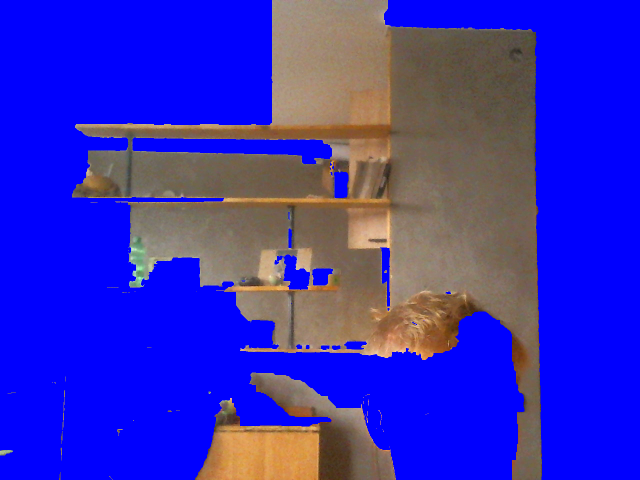
#> input picture CHB/photo.png.png, 1280 x 960 px, found by its file name (shown at 1/2 size); its folder holds only this picture in this run
$ python -i remove_bg.py   (imports and definitions only)
#> lines starting #> are read from the running program, lines starting #| are printed output that depends on the picture; after the words box and inside, x2 and y2 are one past the last pixel; in counts of white or black regions, pixels touching at a corner belong together
import argparse, cv2, os
import numpy as np
import _utils
from matplotlib import pyplot as plt
def remove_bg(image_name, in_path="img", out_path="out", main_rect_size=.02, fg_size=4, resize_to=500):
#> called with image_name = 'CHB/photo.png.png', in_path = 'img', out_path = 'out', main_rect_size = 0.02, fg_size = 4, resize_to = 500
    img = cv2.imread(in_path + '/' + image_name)
#> img is the input picture: shape (960, 1280, 3); mean B, G, R 187.2, 44.9, 54.4
    img = cv2.cvtColor(img, cv2.COLOR_BGR2RGB)

    # quantify colors
    # img = _utils.quantify_colors(img, 32, 10)

    img_height, img_width = img.shape[:2]
#> img_height = 960; img_width = 1280

    width = img_width
#> width = 1280
    height = img_height
#> height = 960
    if resize_to > 0 and img_width > img_height:
        height = resize_to
        width = round(img_width * height / img_height)
#> width = 667
    elif resize_to > 0:
        width = resize_to
        height = round(img_height * width / img_width)

        3
    img_small = cv2.resize(img, (width, height), interpolation=cv2.INTER_AREA)
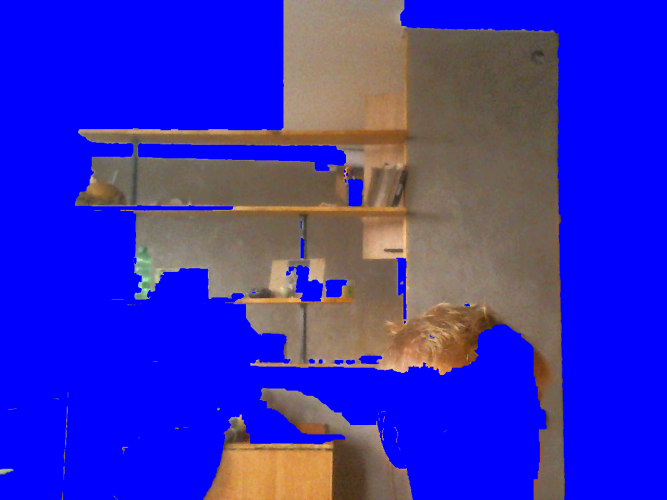
#> img_small: shape (500, 667, 3); mean R, G, B 54.4, 44.9, 187.2
    # create mask tpl
    mask = np.zeros(img_small.shape[:2], np.uint8)

    # create BG rect
    bg_w = round(width * main_rect_size)
#> bg_w = 13
    bg_h = round(height * main_rect_size)
    bg_rect = (bg_w, bg_h, width - bg_w, height - bg_h)
#> bg_rect = (13, 10, 654, 490)

    # create FG rect
    fg_w = round(width * (1 - fg_size) / 2)
#> fg_w = -1000
    fg_h = round(height * (1 - fg_size) / 2)
    fg_rect = (fg_w, fg_h, width - fg_w, height - fg_h)
#> fg_rect = (-1000, -750, 1667, 1250)

    # color: 0 - bg, 1 - fg, 2 - probable bg, 3 - probable fg
    cv2.rectangle(mask, fg_rect[:2], fg_rect[2:4], color=1, thickness=-1)
#> mask: shape (500, 667); every value is 1

    bgd_model1 = np.zeros((1, 65), np.float64)
    fgd_model1 = np.zeros((1, 65), np.float64)

    try:
        cv2.grabCut(img_small, mask, bg_rect, bgd_model1, fgd_model1, 3, cv2.GC_INIT_WITH_RECT)
        mask1 = mask.copy()
        cv2.rectangle(mask, (bg_rect[0], bg_rect[1]), (bg_rect[2], bg_rect[3]), color=2, thickness=bg_w * 3)
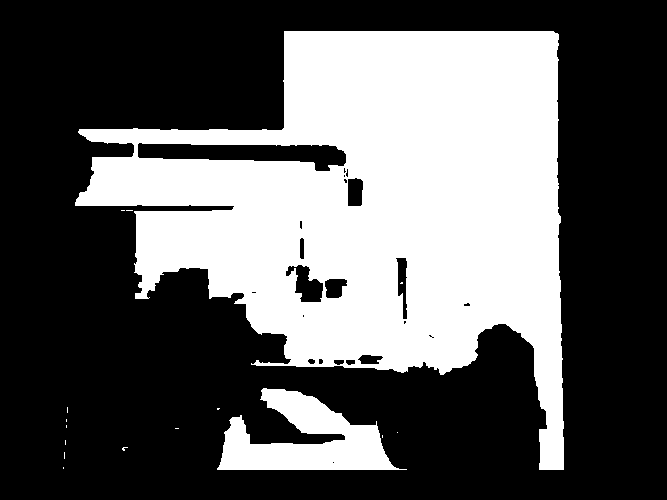
#> mask: shape (500, 667); values 2 (black) and 3 (white), 36.8% white; 16 white regions (14 under 20 px), largest, box (x1, y1, x2, y2) and area: (75, 31, 564, 470) 114779, (217, 388, 407, 470) 7955
        cv2.grabCut(img_small, mask, bg_rect, bgd_model1, fgd_model1, 10, cv2.GC_INIT_WITH_MASK)
    except Exception:
        mask = mask1.copy()
    # mask to remove background
    mask_result = np.where((mask == 1) + (mask == 3), 255, 0).astype('uint8')

    # [7 lines of commented-out code are left out]
    masked = cv2.bitwise_and(img_small, img_small, mask=mask_result)
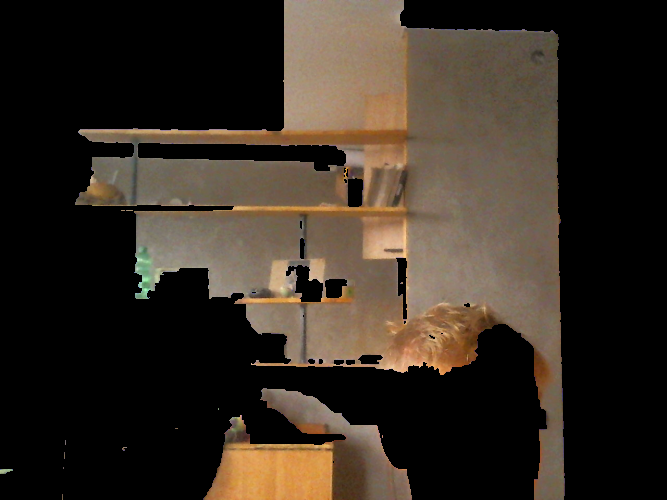
#> masked: shape (500, 667, 3); mean R, G, B 53.7, 44.3, 34.7
    masked[mask_result < 2] = [0, 0, 255]  # change black bg to blue

    # save result
    masked = cv2.cvtColor(masked, cv2.COLOR_RGB2BGR)
    cv2.imwrite(out_path + "/" + image_name + ".png", masked)

def Dremove_bg():
    parser = argparse.ArgumentParser(description='Удаление фона с изображений.')
    parser.add_argument('-p', '--path', help='Путь к папке с изображениями',
                            default="img_test", type=str)
    parser.add_argument('-o', '--out', help='Папка для результатов',
                            default="CHB", type=str)
    parser.add_argument('-b', '--bgrectsize',
                            help='Отступу от краев изображения точно считающийся фоном (должен быть > 0.0 и < 0.3)',
                            default=0.07, type=float)
    parser.add_argument('-f', '--fgrect',
                            help='Процент изображения (область в центре) точно считающийся НЕ фоном ( > 0.0 и меньше 0.6)',
                            default=0.4, type=int)
    parser.add_argument('-r', '--resize',
                            help='Изменить размер изображения к заданному (по меньшей стороне). 0 - не менять размер',
                            default=0, type=int)

    args = parser.parse_args()
    inPath = args.path
    outPath = args.out
    bg_rect_size = args.bgrectsize
    fg_rect_size = args.fgrect
    resize = args.resize

    files = os.listdir(inPath)
    count_files = len(files)

    _utils.print_progress(0, count_files, prefix='Progress:', suffix='Complete', bar_length=50)
    for i, filename in enumerate(files):
            _utils.print_progress(i + 1, count_files, prefix='Progress:', suffix=filename, bar_length=50)
            remove_bg(filename, inPath, outPath, bg_rect_size, fg_rect_size, resize)
            _utils.print_progress(i + 1, count_files, prefix='Progress:', suffix="Complete", bar_length=50)

>>> result = remove_bg('CHB/photo.png.png')

$ run again, on CHB/photo_0.png.png
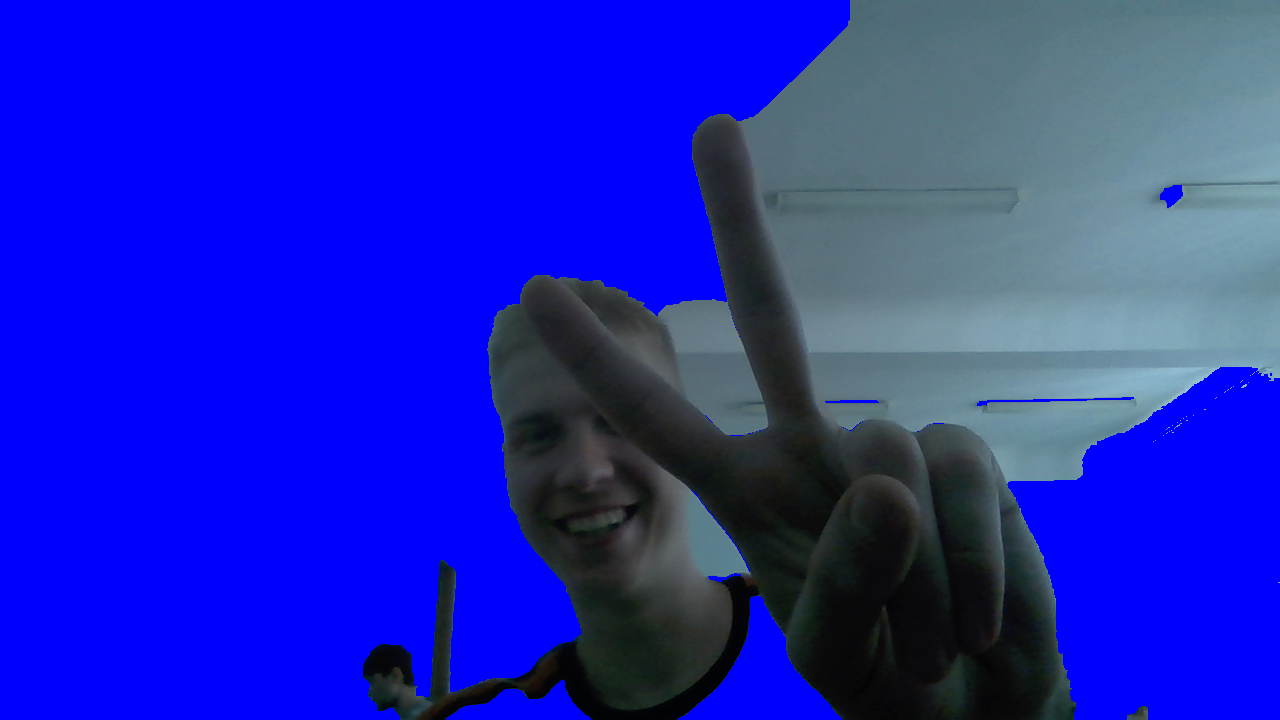
#> input picture CHB/photo_0.png.png, 1280 x 720 px, found by its file name
#> in remove_bg, img is the input picture: shape (720, 1280, 3); mean B, G, R 185.4, 39.3, 31.1
#> in remove_bg, `cv2.rectangle(mask, (bg_rect[0], bg_rect[1]), (bg_rect[2], bg_rect[3])..`:
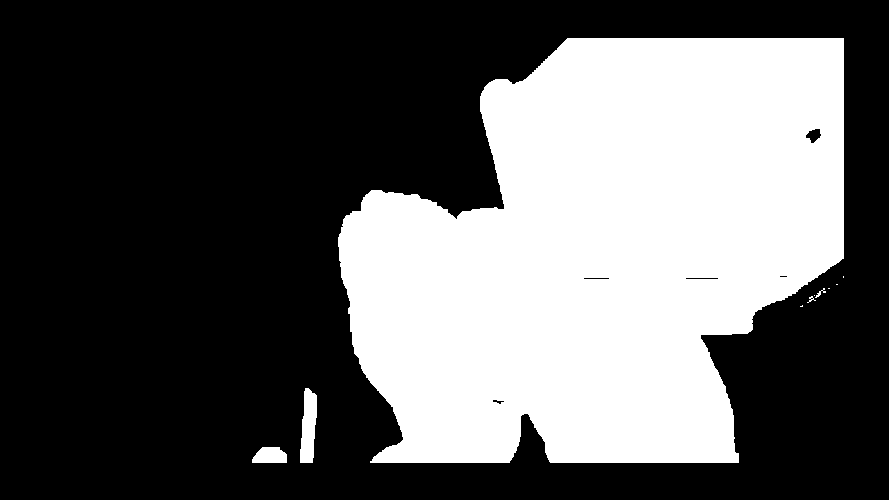
#> mask: shape (500, 889); values 2 (black) and 3 (white), 36.5% white; 10 white regions (5 under 20 px), largest, box (x1, y1, x2, y2) and area: (338, 38, 844, 463) 160965, (300, 388, 317, 463) 956, (252, 447, 287, 463) 467, (815, 288, 826, 298) 32, (807, 296, 816, 303) 21
#> in remove_bg, `masked = cv2.bitwise_and(img_small, img_small, mask=mask_result)`:
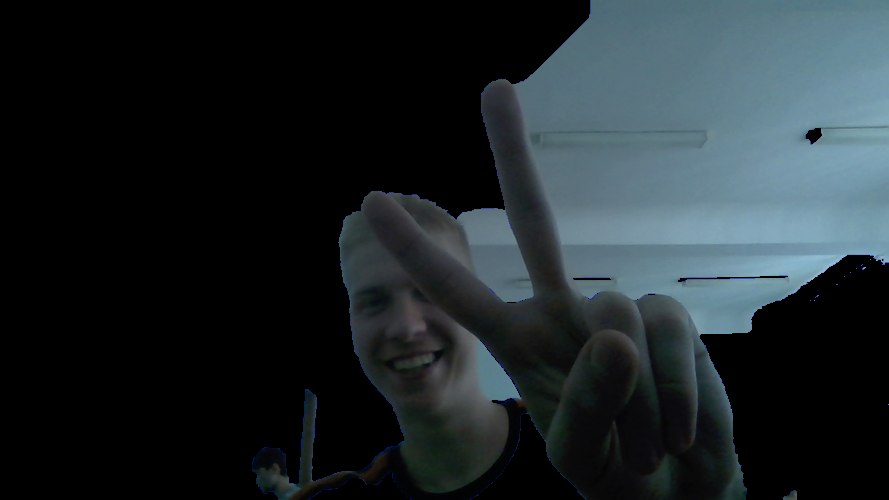
#> masked: shape (500, 889, 3); mean R, G, B 31.1, 39.3, 42.8
